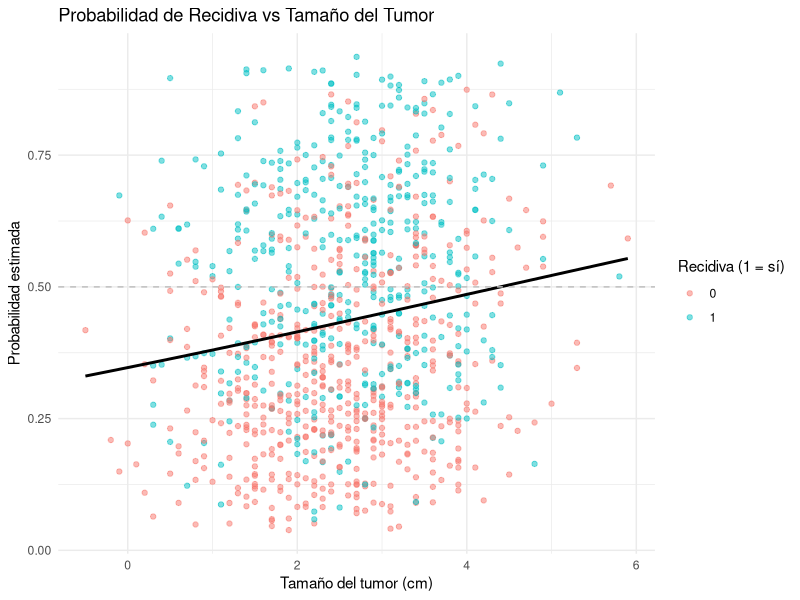
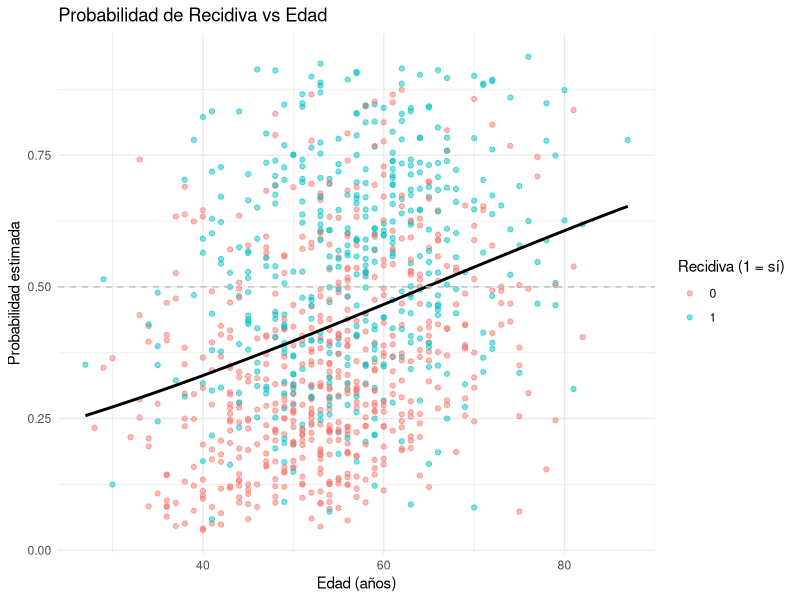
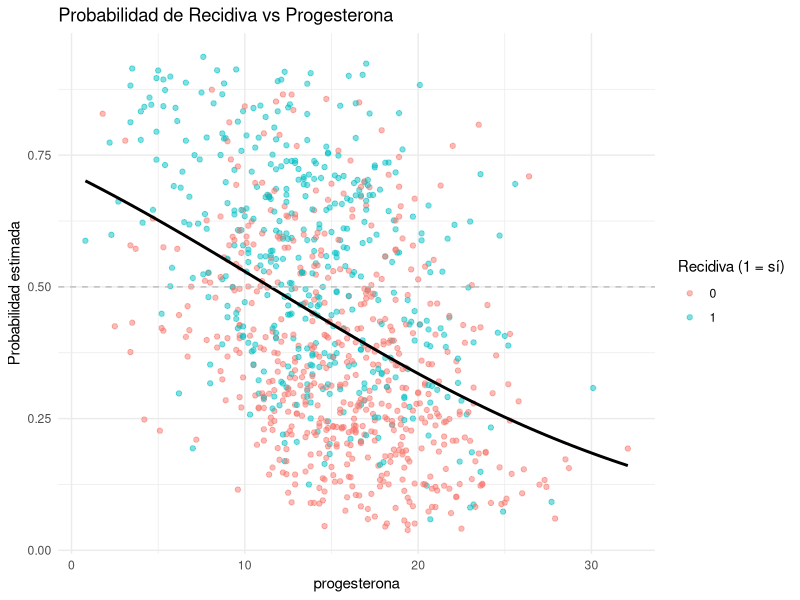
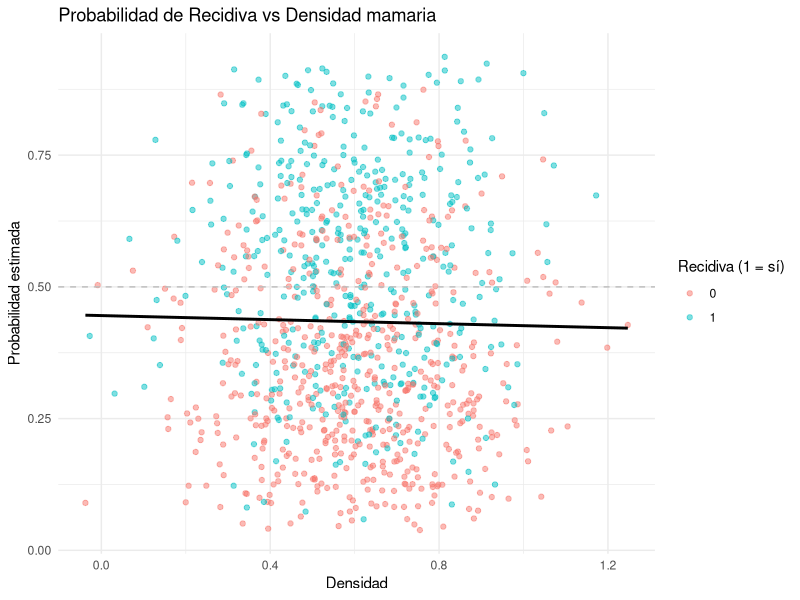
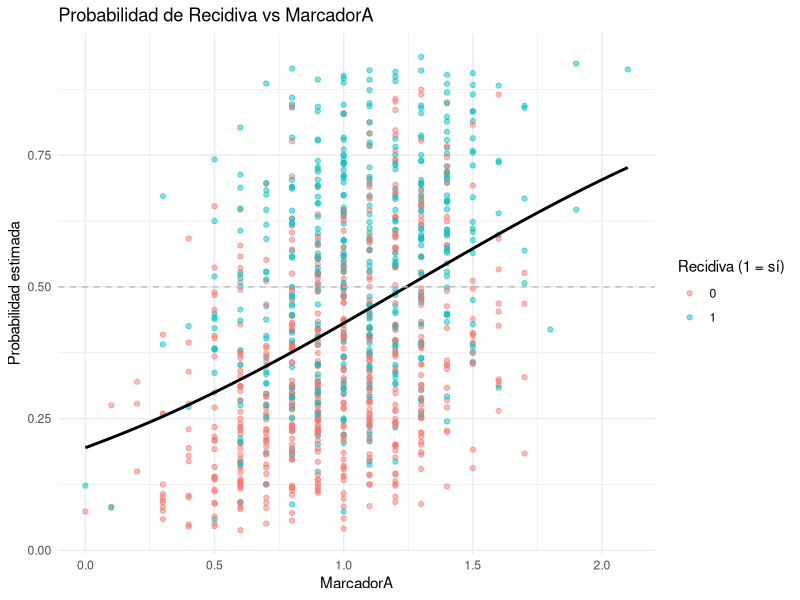
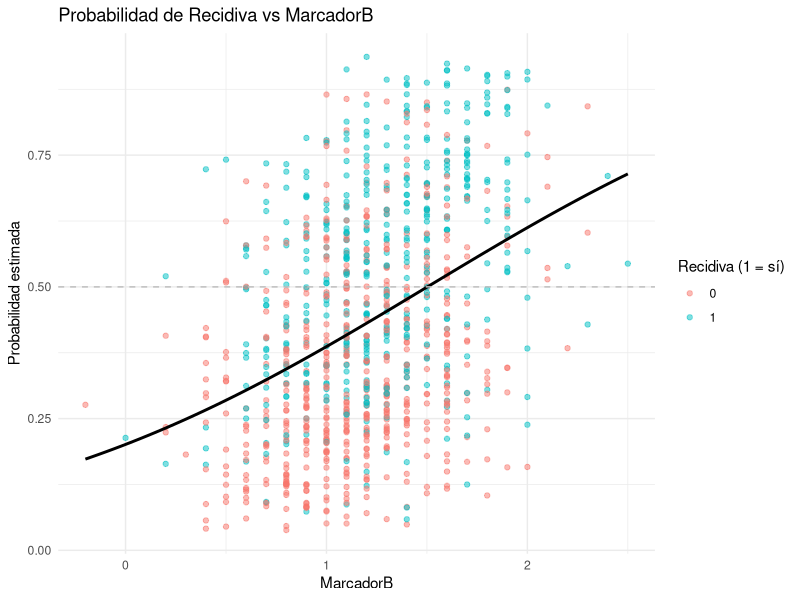
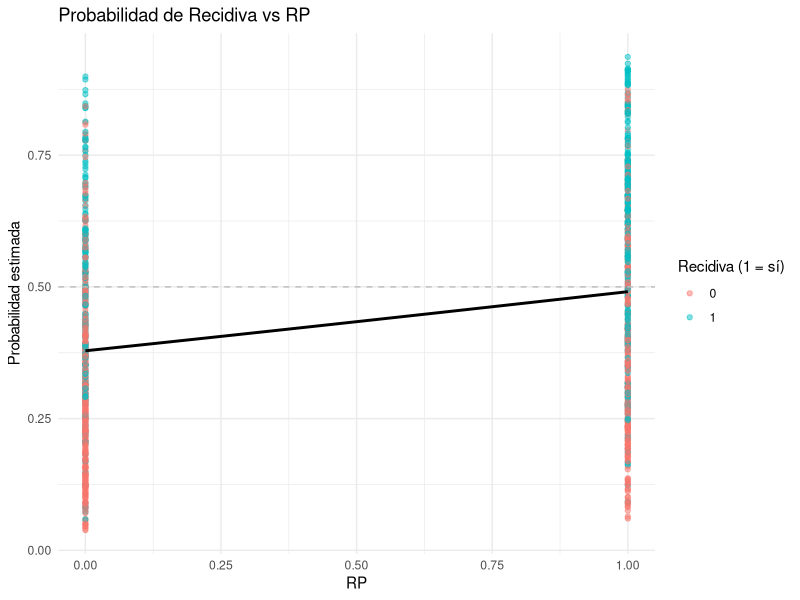
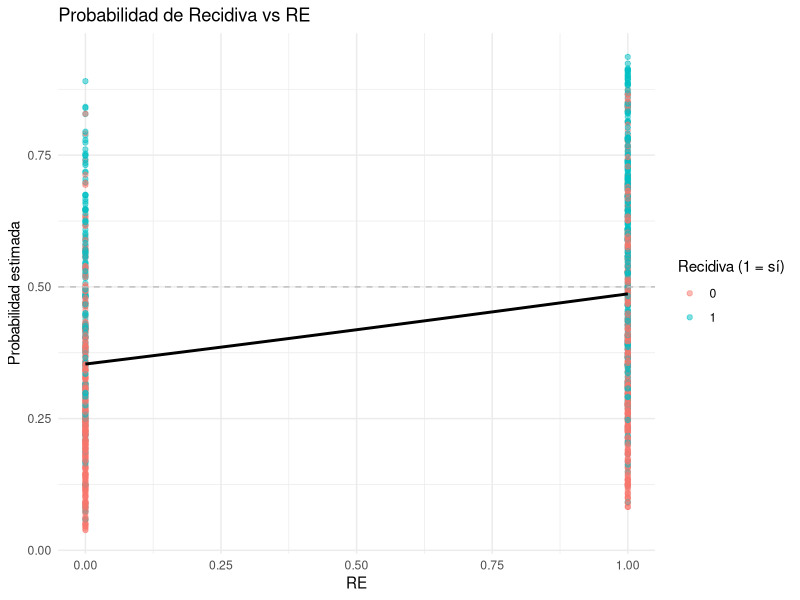

The R script that drew these images, in order:
#---- 0. SEMILLA INICIAL Y LIBRERIAS---- 
set.seed(123)
##---- Librerias ----
library(pROC)
library(ggplot2)
library(broom)
library(dplyr)
# ---- 1. SIMULACION DE DATOS DE CANCER ----
#---- 2. EJEMPLO UNIFICADO ----
n <- 1000
#---- 2.1 VARIABLES A CONSIDERAR ----
###---- 2.1.1 EDAD ----
edad_cancer  <- round(rnorm(n, mean = 55, sd = 10))
###---- 2.1.2 TAMANHO DEL TUMOR ----
tamano_tumor <- round(rnorm(n, mean = 2.5, sd = 1), 1)
###---- 2.1.3 PROGESTERONA ----
progesterona <- round(rnorm(n, mean = 15, sd = 5), 1)
###---- 2.1.4 HER ----
HER2 <- rbinom(n, 1, 0.3)
###---- 2.1.5 RE ----
RE  <- rbinom(n, 1, 0.6)
###----2.1.6  RP ----
RP  <- rbinom(n, 1, 0.5)
###---- 2.1.7 DENSIDAD MAMARIA ----
densidad_mamaria  <- rnorm(n, mean = 0.6, sd = 0.2)
###----2.1.8 MARCADOR A ----
marker_A <- round(rnorm(n, 1.0, 0.3), 1)
###---- 2.1.9 MARCADOR B ----
marker_B <- round(rnorm(n, 1.2, 0.4), 1)
##---- 2.2 LOG ODDS ----
log_odds_cancer <- -4 + 1.348 * marker_A + 0.898 * marker_B +
  0.03 * edad_cancer + 0.05 * tamano_tumor -  0.1 * progesterona +
  0.8 * HER2 + 0.6 * RE + 0.5 * RP +  0.3 * densidad_mamaria
##---- 2.3 PROBABILIDAD SOBREVIVIR ----
probabilidad_cancer <- 1 / (1 + exp(-log_odds_cancer))
##---- SOBREVIVENCIA ----
recidiva <- rbinom(n, 1, probabilidad_cancer)
##---- 2.4 GENERACION DEL DATAFRAME ----
datos_cancer <- data.frame(
  edad = edad_cancer,  tamano_tumor = tamano_tumor,
  progesterona = progesterona,HER2 = HER2, RE = RE,
  RP = RP, Densidad = densidad_mamaria,
  MarcadorA = marker_A,MarcadorB = marker_B,
  sobrevivio = recidiva)
##---- 2.5 GENERACION DEL MODELO ----
modelo_cancer <- glm(sobrevivio ~  .,data = datos_cancer, family = binomial)
summary(modelo_cancer)
miscoeficientes <- coef(modelo_cancer)
##---- 2.6 COMPARACION DE COEFICIENTES ----
coef_reales <- c(
  `(Intercept)` = -4,
  edad = 0.03,
  tamano_tumor = 0.05,
  progesterona = -0.1,
  HER2 = 0.8,
  RE = 0.6,
  RP = 0.5,
  Densidad = 0.3,
  MarcadorA = 1.348,
  MarcadorB = 0.898
)
comparativo <- data.frame(
  Coef_estimados = round(miscoeficientes,3),
  Coef_reales = round(coef_reales[names(miscoeficientes)], 3)
)
comparativo$diferencia <- round(comparativo$Coef_estimados-comparativo$Coef_reales,3)
print(comparativo)
##---- 2.7 PREDICCION ----
datos_cancer$prediccion <- predict(modelo_cancer,type = "response")
datos_cancer$clasificacion <- ifelse(datos_cancer$prediccion >= 0.5, 1, 0)
##---- 2.8 GRAFICANDO ----
library(ggplot2)
###---- 2.8.1 Tamaño del tumor ----
ggplot(datos_cancer, aes(x = tamano_tumor)) +
  geom_point(aes(y = prediccion, color = factor(sobrevivio)), alpha = 0.5) +    
  stat_smooth(aes(y = sobrevivio), 
              method = "glm", 
              method.args = list(family = "binomial"), 
              se = FALSE, color = "black") +  
  geom_hline(yintercept = 0.5, linetype = "dashed", color = "gray") +
  labs(title = "Probabilidad de Recidiva vs Tamaño del Tumor",
       x = "Tamaño del tumor (cm)",
       y = "Probabilidad estimada",
       color = "Recidiva (1 = sí)") +
  theme_minimal()
###---- 2.8.2 Edad ----
ggplot(datos_cancer, aes(x = edad)) +
  geom_point(aes(y = prediccion, color = factor(sobrevivio)), alpha = 0.5) +
  stat_smooth(aes(y = sobrevivio),
              method = "glm",
              method.args = list(family = "binomial"), 
              se = FALSE, color = "black") +  
  geom_hline(yintercept = 0.5, linetype = "dashed", color = "gray") +
  labs(title = "Probabilidad de Recidiva vs Edad",
       x = "Edad (años)",
       y = "Probabilidad estimada",
       color = "Recidiva (1 = sí)") + 
  theme_minimal()
###---- 2.8.3 Progesterona ----
ggplot(datos_cancer, aes(x = progesterona)) +
  geom_point(aes(y=prediccion, color = factor(sobrevivio)), alpha = 0.5) +     
  stat_smooth(aes(y = sobrevivio),
              method = "glm",
              method.args = list(family = "binomial"), 
              se = FALSE, color="black") +  
  geom_hline(yintercept = 0.5, linetype = "dashed", color = "gray") +
  labs(title = "Probabilidad de Recidiva vs Progesterona",
       y = "Probabilidad estimada", color = "Recidiva (1 = sí)")+ 
  theme_minimal()
###---- 2.8.4 Densidad Mamaria ----
ggplot(datos_cancer, aes(x = Densidad)) +
  geom_point(aes(y=prediccion,color = factor(sobrevivio)), alpha = 0.5) +     
  stat_smooth(aes(y = sobrevivio),
              method = "glm",
              method.args = list(family = "binomial"), 
              se = FALSE, color="black") +  
  geom_hline(yintercept = 0.5, linetype = "dashed", color = "gray") +
  labs(title = "Probabilidad de Recidiva vs Densidad mamaria",
       y = "Probabilidad estimada", color = "Recidiva (1 = sí)")+ 
  theme_minimal()
###---- 2.8.5 Marcador A: Biomarcador A ----
ggplot(datos_cancer, aes(x = MarcadorA)) +
  geom_point(aes(y=prediccion,color = factor(sobrevivio)), alpha = 0.5) +     
  stat_smooth(aes(y = sobrevivio),
              method = "glm",
              method.args = list(family = "binomial"), 
              se = FALSE, color="black") +  
  geom_hline(yintercept = 0.5, linetype = "dashed", color = "gray") +
  labs(title = "Probabilidad de Recidiva vs MarcadorA",
       y = "Probabilidad estimada", color = "Recidiva (1 = sí)")+ 
  theme_minimal()
###---- 2.8.6 Marcador B: Biomarcador B ----
ggplot(datos_cancer, aes(x = MarcadorB)) +
  geom_point(aes(y=prediccion,color = factor(sobrevivio)), alpha = 0.5) +     
  stat_smooth(aes(y = sobrevivio),
              method = "glm",
              method.args = list(family = "binomial"), 
              se = FALSE, color="black") +  
  geom_hline(yintercept = 0.5, linetype = "dashed", color = "gray") +
  labs(title = "Probabilidad de Recidiva vs MarcadorB",
       y = "Probabilidad estimada", color = "Recidiva (1 = sí)")+ 
  theme_minimal()
###---- 2.8.7 RP: Receptor de Progesterona ----
ggplot(datos_cancer, aes(x = RP)) +
  geom_point(aes(y = prediccion, color = factor(sobrevivio)), alpha = 0.5) +     
  stat_smooth(aes(y = sobrevivio),
              method = "glm",
              method.args = list(family = "binomial"), 
              se = FALSE, color = "black") +  
  geom_hline(yintercept = 0.5, linetype = "dashed", color = "gray") +
  labs(title = "Probabilidad de Recidiva vs RP",
       x = "RP",
       y = "Probabilidad estimada",
       color = "Recidiva (1 = sí)") + 
  theme_minimal()
###---- 2.8.8 RE: Receptor de Estrogeno ----
ggplot(datos_cancer, aes(x = RE)) +
  geom_point(aes(y = prediccion, color = factor(sobrevivio)), alpha = 0.5) +     
  stat_smooth(aes(y = sobrevivio),
              method = "glm",
              method.args = list(family = "binomial"), 
              se = FALSE, color = "black") +  
  geom_hline(yintercept = 0.5, linetype = "dashed", color = "gray") +
  labs(title = "Probabilidad de Recidiva vs RE",
       x = "RE",
       y = "Probabilidad estimada",
       color = "Recidiva (1 = sí)") + 
  theme_minimal()
###---- 2.8.9 HER2: Receptor del factor de crecimiento epidermico humano ----
ggplot(datos_cancer, aes(x = HER2)) +
  geom_point(aes(y = prediccion, color = factor(sobrevivio)), alpha = 0.5) +     
  stat_smooth(aes(y = sobrevivio),
              method = "glm",
              method.args = list(family = "binomial"), 
              se = FALSE, color = "black") +  
  geom_hline(yintercept = 0.5, linetype = "dashed", color = "gray") +
  labs(title = "Probabilidad de Recidiva vs HER2",
       x = "HER2",
       y = "Probabilidad estimada",
       color = "Recidiva (1 = sí)") + 
  theme_minimal()
##---- 2.9 MATRIZ DE CONFUSION ---- 
library(caret)
matriz1 <- table(Real = datos_cancer$sobrevivio, Prediccion = datos_cancer$clasificacion)
print(matriz1)
TN <- matriz1["0","0"]
TP <- matriz1["1","1"]
FP <- matriz1["0","1"]
FN <- matriz1["1","0"]

Accuracy    <- (TP+TN)/sum(matriz1)
Precision   <- TP/(TP+FP)
Rrecall     <- TP/(TP+FN)
Specificity <- TN/(TN+FP)
f1_score    <- 2*(Precision*Rrecall)/(Precision+Rrecall)

Resultados <- data.frame(
  Accuracy = round(Accuracy,3),
  Precision = round(Precision,3),
  Recall = round(Rrecall,3),
  Specificity = round(Specificity,3),
  F1_Score = round(f1_score,3)
)
print(Resultados)
library(pROC)
roc_cancer <- roc(datos_cancer$sobrevivio, datos_cancer$prediccion)
auc(roc_cancer)
plot(roc_cancer, col = "blue", lwd = 2, main = "Curva ROC - Modelo cáncer simulado")
abline(a = 0, b = 1, col = "gray", lty = 2)  # Línea diagonal = azar
#---- 2.10 Training/Test Set ----
set.seed(123)
n <- nrow(datos_cancer)
indices_entrenamiento <- sample(1:n, size = 0.7 * n)
train_data <- datos_cancer[indices_entrenamiento, ]
test_data  <- datos_cancer[-indices_entrenamiento, ]
###---- 2.10.1 Ajuste del modelo con training ----
modelo_train <- glm(sobrevivio ~  .,
                    data = train_data, 
                    family = binomial)
summary(modelo_train)
###---- 2.10.2 Prediccion con test set ----
test_data$prob <- predict(modelo_train, 
                          newdata = test_data, 
                          type = "response")
test_data$clasificacion <- ifelse(test_data$prob >= 0.5, 1, 0)
###---- 2.10.3 Matriz de confusion y metricas ----
matriz_test <- table(
  factor(test_data$sobrevivio, levels = c(0, 1)),
  factor(test_data$clasificacion, levels = c(0, 1))
)

TP <- matriz_test["1", "1"]
TN <- matriz_test["0", "0"]
FP <- matriz_test["0", "1"]
FN <- matriz_test["1", "0"]

Accuracy    <- (TP + TN) / sum(matriz_test)
Precision   <- TP / (TP + FP)
rRecall     <- TP / (TP + FN)
Specificity <- TN / (TN + FP)
F1_Score    <- 2 * (Precision * rRecall) / (Precision + rRecall)

Resultados_test <- data.frame(
  Accuracy = round(Accuracy, 3),
  Precision = round(Precision, 3),
  Recall = round(rRecall, 3),
  Specificity = round(Specificity, 3),
  F1_Score = round(F1_Score, 3)
)
print(Resultados_test)
###---- 2.10.4 Curva ROC test ----
library(pROC)
roc_test <- roc(test_data$sobrevivio, test_data$prob)
plot(roc_test, col = "blue", lwd = 2,
     main = "Curva ROC - Test set (Cancer)")
abline(a = 0, b = 1, col = "gray", lty = 2)
auc(roc_test)
#---- 2.11 FUNCIONES MANUALES DE OPTIMIZACION ----
##---- 2.11.1 Funcion Sigmoide ----
sigmoid <- function(z) {
  1 / (1 + exp(-z))
}
##---- 2.11.2 Log-verosimilitud negativa ----
log_likelihood <- function(beta, X, y) {
  p <- sigmoid(X %*% beta)
  -sum(y * log(p + 1e-10) + (1 - y) * log(1 - p + 1e-10))
}
##---- 2.11.3 Gradiente de la log-verosimilitud ----
log_likelihood_grad <- function(beta, X, y) {
  p <- sigmoid(X %*% beta)
  t(X) %*% (p - y)
}
gradiente_logL <- function(beta, X, y) {
  p <- sigmoid(X %*% beta)
  t(X) %*% (y - p)
}
##---- 2.11.4 Hessiana de la log-verosimilitud ----
hessian <- function(beta, X) {
  p <- sigmoid(X %*% beta)
  W <- diag(as.numeric(p * (1 - p)))
  t(X) %*% W %*% X
}
hessiana_logL <- function(beta, X) {
  p <- sigmoid(X %*% beta)
  W <- diag(as.numeric(p * (1 - p)))
  -t(X) %*% W %*% X
}
##---- 2.11.5 Newton-Raphson para regresion 1 ----
newton_raphson_1 <- function(X, y, tol = 1e-6, max_iter = 5000) {
  beta <- rep(0, ncol(X))  # Paso 1
  for (t in 1:max_iter) {
    grad <- gradiente_logL(beta, X, y)      # Paso 2
    H    <- hessiana_logL(beta, X)             # Paso 2
    beta_new <- beta - solve(H) %*% grad    # Paso 3
    # Paso 4: convergencia
    if (max(abs(beta_new - beta)) < tol) {
      cat("✅ Algoritmo 1 convergió en", t, "iteraciones\n")
      return(beta_new)
    }
    beta <- beta_new
  }
  warning("⚠️ Algoritmo 1 no convergió")
  return(beta)
}
##---- 2.11.5 Newton-Raphson para regresion 2 ----
newton_raphson_2 <- function(X, y, tol = 1e-6, max_iter = 100) {
  beta <- rep(0, ncol(X))  # β⁽⁰⁾
  for (k in 1:max_iter) {
    gk <- gradiente_logL(beta, X, y)     # g(β⁽ᵏ⁾)
    Hk <- hessiana_logL(beta, X)         # H(β⁽ᵏ⁾)
    
    beta_next <- beta - solve(Hk) %*% gk
    
    if (max(abs(beta_next - beta)) < tol) {
      cat("✅ Algoritmo 2 convergió en", k, "iteraciones\n")
      return(beta_next)
    }
    beta <- beta_next
  }
  warning("⚠️ Algoritmo 2 no convergió")
  return(beta)
}
##---- 2.12 PRUEBA DE FUNCIONES MANUALES CON DATOS ----
X <- model.matrix(sobrevivio ~ ., data = datos_cancer)
y <- datos_cancer$sobrevivio
####---- 2.12.1 Aplicación ----
beta1 <- newton_raphson_1(X, y)
beta2 <- newton_raphson_2(X, y)
beta_glm <- coef(glm(sobrevivio ~ ., data = datos_cancer, family = binomial))
####---- 2.12.2 Comparación ----
coef_names <- names(beta_glm)
####---- 2.12.3 Crear tabla comparativa ----
tabla_coef <- data.frame(
  Variable = coef_names,
  GLM = round(beta_glm, 4),
  Newton_Raphson_1 = round(beta1, 4),
  Newton_Raphson_2 = round(beta2, 4)
)
print(tabla_coef)
####---- 2.12.4 Convertir tabla a formato largo para ggplot2 ----
library(tidyr)
library(dplyr)
tabla_larga <- tabla_coef %>%
  pivot_longer(cols = -Variable, names_to = "Metodo", values_to = "Coeficiente")
####---- 2.12.5 Graficar comparativa ----
library(ggplot2)
ggplot(tabla_larga, aes(x = Variable, y = Coeficiente, color = Metodo)) +
  geom_point(position = position_dodge(width = 0.4), size = 3) +
  labs(title = "Comparación de coeficientes estimados",
       y = "Valor del coeficiente",
       x = "Variable explicativa") +
  theme_minimal() +
  theme(axis.text.x = element_text(angle = 45, hjust = 1))


comparativo_df <- data.frame(
  Variable = names(beta_glm),
  GLM = round(beta_glm, 4),
  Newton_Raphson = round(beta1, 4),
  Grad_Conjugado = round(beta2, 4)
)
#---- FIN ----



